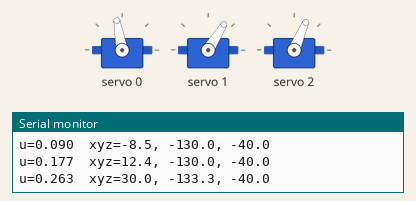
The sketch below on a simulated Arduino Uno, built with avr-gcc and run on an emulated ATmega328P. On the bench: 3 × servo, the last lines printed to the serial monitor.

Above: at 0.9 s.
At 8.69 s:
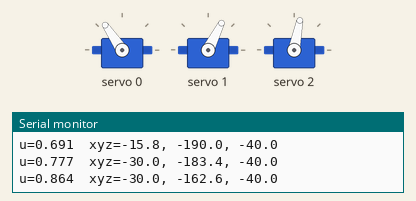
At 14.5 s:
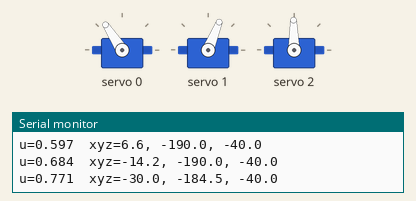
At 18.29 s:
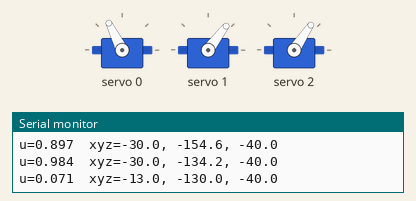
At 28.22 s:
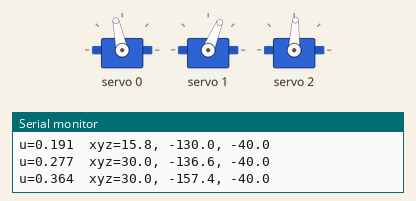
At 38.1 s:
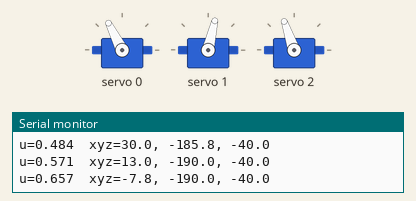
Timing chart, 0 to 40.0 s (numbered marks = the images above):
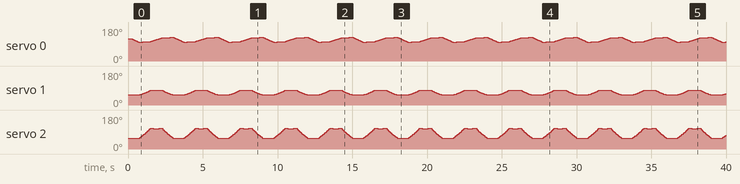

The sketch:

NEW_Coordinate_Setup_IK_TEST.ino
```cpp
// Drop-in “draw a square” mode for your single right leg.
// Uses the SAME solveIK_andDrive() + servo setup you already have.
// Foot traces a square in the X-Y plane at a fixed Z (like drawing on paper).

#include <Wire.h>
#include <Adafruit_PWMServoDriver.h>

struct ServoCal {
  uint8_t ch;
  float centerPulse;
  float pulsesPerDegree;
  float pulseMin;
  float pulseMax;
  bool reversed;
};

Adafruit_PWMServoDriver pwm = Adafruit_PWMServoDriver(0x40);

// Cal (unchanged)
ServoCal hip = { 0, 349.0f, 2.2f, 150.0f, 650.0f, true };
ServoCal knee = { 1, 329.0f, 2.24f, 150.0f, 650.0f, true };
ServoCal foot = { 2, 297.0f, 2.14f, 150.0f, 650.0f, true };

// Geometry (mm)
const float A = 76.0f;
const float B = 99.0f;
const float L = 52.0f;

static const int PWM_FREQ_HZ = 50;
static const uint16_t LOOP_MS = 20;

// ===================== SQUARE PARAMS =====================
// Center of square (mm) in hip frame (+x forward, +y left, +z up)
float cx = 0.0f;
float cy = -160.0f;

// "Pen down" height (mm). Tune so it just touches your table/paper.
float zDraw = -40.0f;

// Side length (mm) of the square
float side = 60.0f;

// Time to complete one full square (seconds)
float squarePeriodSec = 3.0f;

// Corner rounding (0..0.49). 0 = sharp corners. ~0.10 looks nicer.
float cornerRound = 0.10f;

// ===================== HELPERS =====================
static inline float clampf(float v, float lo, float hi) {
  if (v < lo) return lo;
  if (v > hi) return hi;
  return v;
}
static inline float rad2deg(float r) {
  return r * (180.0f / PI);
}
static inline float lerpf(float a, float b, float t) {
  return a + (b - a) * t;
}
static inline float smoothstep(float t) {
  t = clampf(t, 0.0f, 1.0f);
  return t * t * (3.0f - 2.0f * t);
}

float angleToPulse(const ServoCal& s, float angleDeg) {
  float offsetDeg = angleDeg - 90.0f;
  if (s.reversed) offsetDeg = -offsetDeg;
  float pulse = s.centerPulse + offsetDeg * s.pulsesPerDegree;
  return clampf(pulse, s.pulseMin, s.pulseMax);
}

void writeServoDeg(const ServoCal& s, float angleDeg) {
  float pulse = angleToPulse(s, angleDeg);
  uint16_t ticks = (uint16_t)(pulse + 0.5f);
  pwm.setPWM(s.ch, 0, ticks);
}

// ===================== IK =====================
void solveIK_andDrive(float x, float y, float z) {
  float thetaDeg = rad2deg(atan2f(y, x));
  float hipServoDeg = 180.0f + thetaDeg;

  float r = sqrtf((x * x) + (y * y));
  float d = r - L;
  float C = sqrtf((z * z) + (d * d));

  float a = atan2f(d, -z);
  float b = ((A * A) + (C * C) - (B * B)) / (2.0f * A * C);
  b = clampf(b, -1.0f, 1.0f);
  b = acosf(b);
  float kneeAngleDeg = rad2deg(a + b);

  float g = ((A * A) + (B * B) - (C * C)) / (2.0f * A * B);
  g = clampf(g, -1.0f, 1.0f);
  g = acosf(g);
  float footAngleDeg = rad2deg(PI - g);

  writeServoDeg(hip, hipServoDeg);
  writeServoDeg(knee, kneeAngleDeg);
  writeServoDeg(foot, footAngleDeg);
}

// ===================== SQUARE TRAJECTORY =====================
// Parameter u in [0..1) around the square.
// We generate a square centered at (cx,cy) with side length `side`.
// We also optionally round corners with `cornerRound`.
void squareXY(float u, float& x, float& y) {
  u = u - floorf(u);  // wrap
  float half = 0.5f * side;

  // Split into 4 edges: each spans 0.25 of u
  float seg = u * 4.0f;      // [0..4)
  int i = (int)floorf(seg);  // 0,1,2,3
  float t = seg - (float)i;  // [0..1)

  // Corner rounding: ease near ends of each segment
  float cr = clampf(cornerRound, 0.0f, 0.49f);
  if (cr > 0.0f) {
    // Map t with eased ends: [0..cr] eased, [cr..1-cr] linear, [1-cr..1] eased
    if (t < cr) {
      float tt = t / cr;
      t = cr * smoothstep(tt);
    } else if (t > 1.0f - cr) {
      float tt = (t - (1.0f - cr)) / cr;
      t = (1.0f - cr) + cr * smoothstep(tt);
    }
  }

  // Edges in order (clockwise):
  // 0: top    (x: -half -> +half, y: +half)
  // 1: right  (x: +half, y: +half -> -half)
  // 2: bottom (x: +half -> -half, y: -half)
  // 3: left   (x: -half, y: -half -> +half)
  float ex = 0, ey = 0;
  switch (i & 3) {
    case 0:
      ex = lerpf(-half, +half, t);
      ey = +half;
      break;
    case 1:
      ex = +half;
      ey = lerpf(+half, -half, t);
      break;
    case 2:
      ex = lerpf(+half, -half, t);
      ey = -half;
      break;
    default:
      ex = -half;
      ey = lerpf(-half, +half, t);
      break;
  }

  x = cx + ex;
  y = cy + ey;
}

float phaseFromMillis(uint32_t ms, float periodSec) {
  float t = (float)ms * 0.001f;
  float p = t / periodSec;
  return p - floorf(p);
}

void setup() {
  Serial.begin(115200);
  delay(200);

  Wire.begin();
  pwm.begin();
  pwm.setPWMFreq(PWM_FREQ_HZ);
  delay(10);

  Serial.println("Square draw mode: traces a square in X-Y at fixed Z.");
}

void loop() {
  static uint32_t lastMs = 0;
  uint32_t now = millis();
  if ((uint32_t)(now - lastMs) < LOOP_MS) return;
  lastMs = now;

  float u = phaseFromMillis(now, squarePeriodSec);

  float x, y;
  squareXY(u, x, y);
  float z = zDraw;

  // Debug occasionally
  static uint32_t dbg = 0;
  if (now - dbg > 250) {
    dbg = now;
    Serial.print("u=");
    Serial.print(u, 3);
    Serial.print("  xyz=");
    Serial.print(x, 1);
    Serial.print(", ");
    Serial.print(y, 1);
    Serial.print(", ");
    Serial.println(z, 1);
  }

  solveIK_andDrive(x, y, z);
}
```
